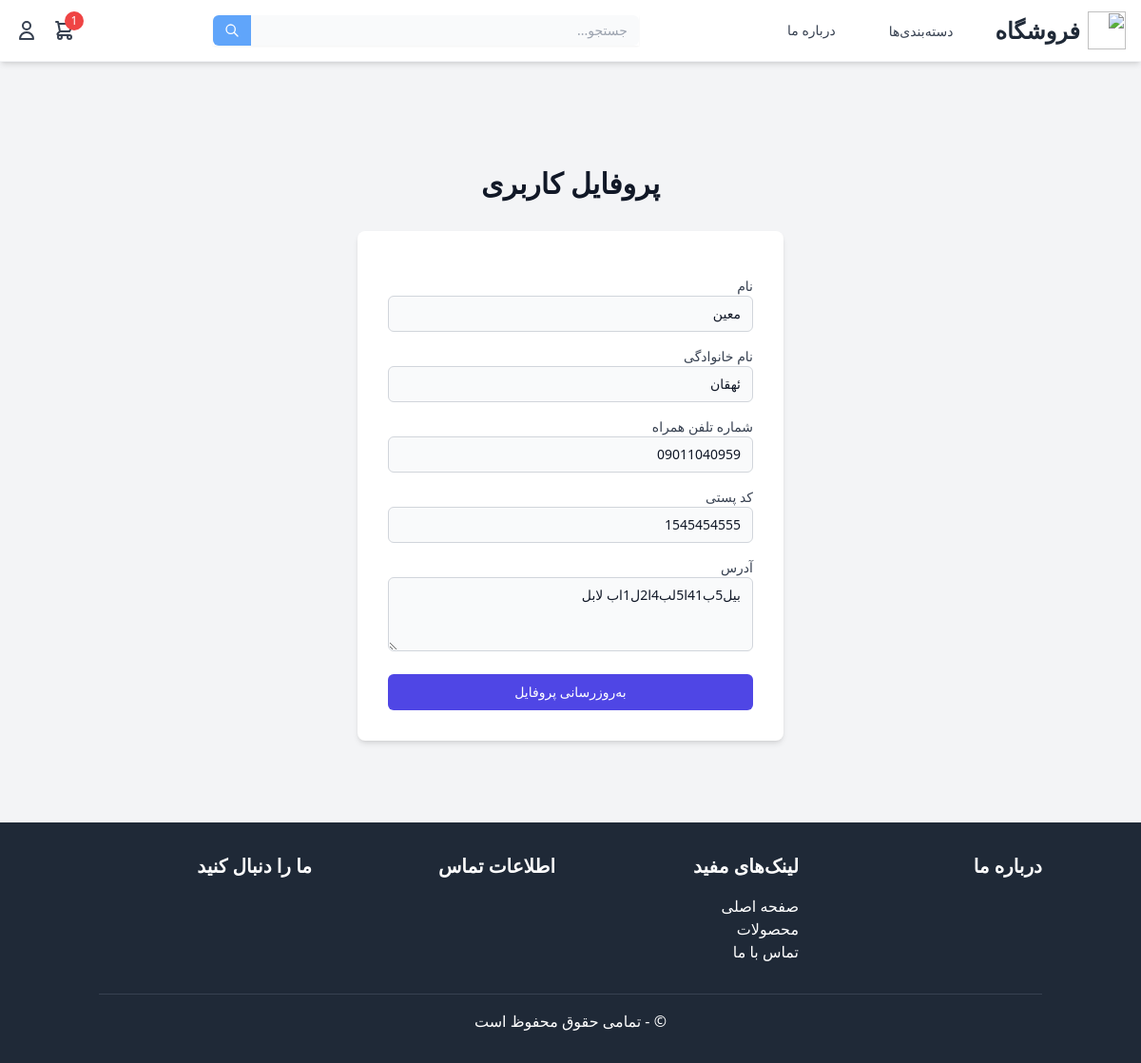
/profile/ (signed in), run on the app's committed database.
### cart/models.py (models this page shows, shortened)
class Cart(models.Model):
    id = models.UUIDField(primary_key=True, default=uuid.uuid4, editable=False)
    user = models.ForeignKey(settings.AUTH_USER_MODEL, on_delete=models.CASCADE, null=True, blank=True)
    session_id = models.CharField(max_length=255, null=True, blank=True)
    created_at = models.DateTimeField(auto_now_add=True)
    updated_at = models.DateTimeField(auto_now=True)
    class Meta:
        indexes = [
            models.Index(fields=['session_id']),
            models.Index(fields=['user']),
        ]

### accounts/models.py (models this page shows, shortened)
class User(AbstractUser):
    phone_number = models.CharField(_('شماره همراه'), max_length=11, unique=True, null=True, blank=True)
    is_email_verified = models.BooleanField(default=False)
    email_verification_token = models.CharField(max_length=100, null=True, blank=True)
    email = models.EmailField(
        unique=True,
        verbose_name='email address',
        max_length=255,
    )
    first_name = models.CharField(_('نام'), max_length=50, blank=True, null=True)
    last_name = models.CharField(_('نام خانوادگی'), max_length=50, blank=True, null=True)
    birth_date = models.DateField(_('تاریخ تولد'), null=True, blank=True)
    address = models.TextField(_('آدرس'), blank=True, null=True)
    postal_code = models.CharField(max_length=10, null=True, blank=True)
    USERNAME_FIELD = 'email'
    REQUIRED_FIELDS = ['username']
    class Meta:
        verbose_name = _('user')
        verbose_name_plural = _('users')

### accounts/views.py (the view, shortened to what this page needs)
# urls.py: path('profile/', views.ProfileUpdateView.as_view(), name='profile'),
class ProfileUpdateView(LoginRequiredMixin, UpdateView):
    model = User
    template_name = 'accounts/profile.html'
    form_class = ProfileUpdateForm
    success_url = reverse_lazy('accounts:profile')
    def get_object(self, queryset=None):
        return self.request.user
    def get_form_kwargs(self):
        kwargs = super().get_form_kwargs()
        kwargs['instance'] = self.request.user
        return kwargs
    def get_context_data(self, **kwargs):
        context = super().get_context_data(**kwargs)
        setting = Setting.objects.first()
        categories = Category.objects.filter(parent__isnull=True, status=True)
        context.update({
            'description': setting.description,
            'keywords': setting.keywords,
            'author': setting.author,
            'robots': 'index, follow',
            'title': f'{setting.title} - پروفایل کاربری',
            'logo': setting.logo,
            'favicon': setting.favicon,
            'categories': categories
        })
        return context

### templates/accounts/profile.html (shortened to what this page needs)
{% extends 'base.html' %}
{% load static %}
{% block content %}
<div class="min-h-screen bg-gray-100 flex items-center justify-center py-12 px-4 sm:px-6 lg:px-8">
    <div class="max-w-md w-full space-y-8">
        <div>
            <h2 class="mt-6 text-center text-3xl font-extrabold text-gray-900">
                پروفایل کاربری
            </h2>
        </div>
        <form method="post" enctype="multipart/form-data" class="mt-8 space-y-6 bg-white shadow-md rounded-lg px-8 pt-6 pb-8 mb-4">
            <div class="space-y-4">
                <div>
                    <label for="id_first_name" class="block text-sm font-medium text-gray-700">نام</label>
                    {{ form.first_name }}
                </div>
                <div>
                    <label for="id_last_name" class="block text-sm font-medium text-gray-700">نام خانوادگی</label>
                    {{ form.last_name }}
                </div>
                <div>
                    <label for="id_phone_number" class="block text-sm font-medium text-gray-700">شماره تلفن همراه</label>
                    {{ form.phone_number }}
                </div>
                <div>
                    <label for="id_postal_code" class="block text-sm font-medium text-gray-700">کد پستی</label>
                    {{ form.postal_code }}
                </div>
                <div>
                    <label for="id_address" class="block text-sm font-medium text-gray-700">آدرس</label>
                    {{ form.address }}
                </div>
            </div>
            <div>
                <button type="submit"
                    class="group relative w-full flex justify-center py-2 px-4 border border-transparent text-sm font-medium rounded-md text-white bg-indigo-600 hover:bg-indigo-700 focus:outline-none focus:ring-2 focus:ring-offset-2 focus:ring-indigo-500 transition duration-300 ease-in-out transform hover:-translate-y-1 hover:scale-105">
                    به‌روزرسانی پروفایل
                </button>
            </div>
        </form>
    </div>
</div>
{% endblock %}

### templates/base.html (shortened to what this page needs)
{% load static %}
<!DOCTYPE html>
<html lang="fa" dir="rtl">
    <head>
        <link href="{% static 'css/styles.css' %}" rel="stylesheet">
    </head>
    <body>
        {% include 'header.html' %}
        {% block content %}
        {% endblock content %}
        {% include 'footer.html' %}
    </body>
</html>

### templates/header.html
<header class="bg-white/90 backdrop-blur-sm shadow-md border-b border-gray-100">
  <div class="max-w-7xl mx-auto px-4 py-3">
    <div class="flex justify-between items-center">
      <div class="flex items-center space-x-3 ml-8">
        <a href="/" class="flex items-center group">
          <img
            src="{{ logo.url }}"
            alt="{{ setting.shop_name }}"
            class="h-10 w-10 transition-transform group-hover:scale-110"
          />
          <span class="font-bold text-2xl text-gray-800 mr-2 group-hover:text-blue-600 transition-colors">فروشگاه</span>
        </a>
      </div>
      {% include 'nav.html' %}
      {% include 'serche.html' %}
      {% include 'user.html' %}
    </div>
  </div>
</header>

### templates/nav.html (shortened to what this page needs)
<nav class='z-50'>
    <div class="hidden md:flex items-center space-x-8 space-x-reverse relative">
        <div class="relative group">
            <a
                href="/categories"
                class="text-gray-700 hover:text-blue-600 px-3 py-2 rounded-md text-sm font-medium"
            >
                دسته‌بندی‌ها
            </a>
        </div>
        <a
            href="/about-us"
            class="text-gray-700 hover:text-blue-600 px-3 py-2 rounded-md text-sm font-medium"
        >
            درباره ما
        </a>
    </div>
</nav>

### templates/serche.html
<div class="w-full max-w-md mx-auto">
    <form action="{% url 'product:search_results' %}" method="GET" class="flex shadow-sm">
        <input type="text" name="q" placeholder="جستجو..."
               class="flex-grow px-3 py-1.5 text-sm text-gray-600 bg-gray-50 rounded-r-md focus:outline-none focus:ring-1 focus:ring-blue-300">
        <button type="submit"
                class="px-3 py-1.5 text-sm bg-blue-400 text-white rounded-l-md hover:bg-blue-500 transition-colors">
            <svg xmlns="http://www.w3.org/2000/svg" class="h-4 w-4" fill="none" viewBox="0 0 24 24" stroke="currentColor">
                <path stroke-linecap="round" stroke-linejoin="round" stroke-width="2" d="M21 21l-6-6m2-5a7 7 0 11-14 0 7 7 0 0114 0z" />
            </svg>
        </button>
    </form>
</div>

### templates/user.html (shortened to what this page needs)
<div class="flex items-center space-x-4 space-x-reverse">
    <a href="/cart" class="text-gray-700 hover:text-blue-600">
      <div class="relative">
        <span
          class="absolute -top-2 -right-2 bg-red-500 text-white rounded-full h-5 w-5 flex items-center justify-center text-xs"
          >{{ request.cart.items.count }}</span
        >
      </div>
    </a>
    {% if user.is_authenticated %}
    <a href="/profile" class="text-gray-700 hover:text-blue-600">
      <svg
        xmlns="http://www.w3.org/2000/svg"
        class="h-6 w-6"
        fill="none"
        viewBox="0 0 24 24"
        stroke="currentColor"
      >
        <path
          stroke-linecap="round"
          stroke-linejoin="round"
          stroke-width="2"
          d="M16 7a4 4 0 11-8 0 4 4 0 018 0zM12 14a7 7 0 00-7 7h14a7 7 0 00-7-7z"
        />
      </svg>
    </a>
    {% endif %}
  </div>

### templates/footer.html (shortened to what this page needs)
{% load static %}
<footer class="bg-gray-800 text-white py-8">
    <div class="container mx-auto px-4">
        <div class="grid grid-cols-1 md:grid-cols-4 gap-8">
            <div>
                <h4 class="text-xl font-bold mb-4">درباره ما</h4>
            </div>
            <div>
                <h4 class="text-xl font-bold mb-4">لینک‌های مفید</h4>
                <ul>
                    <li><a href="{% url 'home' %}" class="hover:text-blue-400">صفحه اصلی</a></li>
                    <li><a href="" class="hover:text-blue-400">محصولات</a></li>
                    <li><a href="" class="hover:text-blue-400">تماس با ما</a></li>
                </ul>
            </div>
            <div>
                <h4 class="text-xl font-bold mb-4">اطلاعات تماس</h4>
            </div>
            <div>
                <h4 class="text-xl font-bold mb-4">ما را دنبال کنید</h4>
            </div>
        </div>
        <div class="text-center mt-8 border-t border-gray-700 pt-4">
            <p>&copy; {{ setting.shop_name }} - تمامی حقوق محفوظ است</p>
        </div>
    </div>
</footer>

### data on the page
Cart: cart.items.count "1"
User: first_name "معین", last_name "ئهقان", phone_number "09011040959", postal_code "1545454555", address "بیل5ب41ا5لب4ا2ل1اب لابل"
